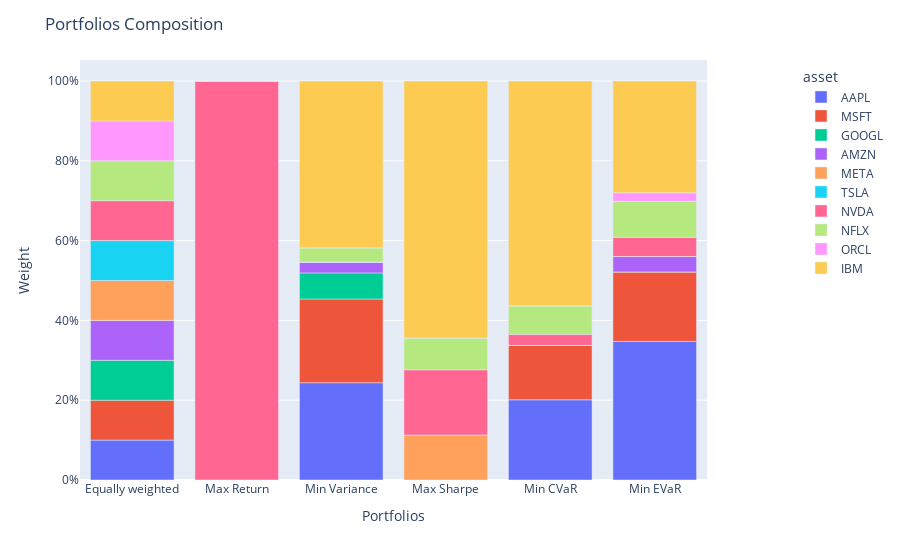

Notebook code for this chart:
### Code cell
population_train = Population([eq_w_train, max_ret_train, min_var_train, max_sharpe_train, min_cvar_train, min_evar_train])
population_test = Population([eq_w_test, max_ret_test, min_var_test, max_sharpe_test, min_cvar_test, min_evar_test])
population_train.plot_composition()

### Figure 1 — Plotly figure (JSON) as saved in the notebook; plotly's stock layout.template omitted (floating-point values rounded to 4 significant figures)
{"data": [{"alignmentgroup": "True", "hovertemplate": "asset=AAPL<br>index=%{x}<br>value=%{y}<extra></extra>", "legendgroup": "AAPL", "marker": {"color": "#636efa", "pattern": {"shape": ""}}, "name": "AAPL", "offsetgroup": "AAPL", "orientation": "v", "showlegend": true, "textposition": "auto", "type": "bar", "x": ["Equally weighted", "Max Return", "Min Variance", "Max Sharpe", "Min CVaR", "Min EVaR"], "xaxis": "x", "y": [0.1, 0, 0.2439, 0, 0.201, 0.3473], "yaxis": "y"}, {"alignmentgroup": "True", "hovertemplate": "asset=MSFT<br>index=%{x}<br>value=%{y}<extra></extra>", "legendgroup": "MSFT", "marker": {"color": "#EF553B", "pattern": {"shape": ""}}, "name": "MSFT", "offsetgroup": "MSFT", "orientation": "v", "showlegend": true, "textposition": "auto", "type": "bar", "x": ["Equally weighted", "Max Return", "Min Variance", "Max Sharpe", "Min CVaR", "Min EVaR"], "xaxis": "x", "y": [0.1, 0, 0.2098, 0, 0.1365, 0.1743], "yaxis": "y"}, {"alignmentgroup": "True", "hovertemplate": "asset=GOOGL<br>index=%{x}<br>value=%{y}<extra></extra>", "legendgroup": "GOOGL", "marker": {"color": "#00cc96", "pattern": {"shape": ""}}, "name": "GOOGL", "offsetgroup": "GOOGL", "orientation": "v", "showlegend": true, "textposition": "auto", "type": "bar", "x": ["Equally weighted", "Max Return", "Min Variance", "Max Sharpe", "Min CVaR", "Min EVaR"], "xaxis": "x", "y": [0.1, 0, 0.06538, 0, 0, 0], "yaxis": "y"}, {"alignmentgroup": "True", "hovertemplate": "asset=AMZN<br>index=%{x}<br>value=%{y}<extra></extra>", "legendgroup": "AMZN", "marker": {"color": "#ab63fa", "pattern": {"shape": ""}}, "name": "AMZN", "offsetgroup": "AMZN", "orientation": "v", "showlegend": true, "textposition": "auto", "type": "bar", "x": ["Equally weighted", "Max Return", "Min Variance", "Max Sharpe", "Min CVaR", "Min EVaR"], "xaxis": "x", "y": [0.1, 0, 0.02733, 0, 0, 0.03853], "yaxis": "y"}, {"alignmentgroup": "True", "hovertemplate": "asset=META<br>index=%{x}<br>value=%{y}<extra></extra>", "legendgroup": "META", "marker": {"color": "#FFA15A", "pattern": {"shape": ""}}, "name": "META", "offsetgroup": "META", "orientation": "v", "showlegend": true, "textposition": "auto", "type": "bar", "x": ["Equally weighted", "Max Return", "Min Variance", "Max Sharpe", "Min CVaR", "Min EVaR"], "xaxis": "x", "y": [0.1, 0, 0, 0.1129, 0, 0], "yaxis": "y"}, {"alignmentgroup": "True", "hovertemplate": "asset=TSLA<br>index=%{x}<br>value=%{y}<extra></extra>", "legendgroup": "TSLA", "marker": {"color": "#19d3f3", "pattern": {"shape": ""}}, "name": "TSLA", "offsetgroup": "TSLA", "orientation": "v", "showlegend": true, "textposition": "auto", "type": "bar", "x": ["Equally weighted", "Max Return", "Min Variance", "Max Sharpe", "Min CVaR", "Min EVaR"], "xaxis": "x", "y": [0.1, 0, 0, 0, 0, 0], "yaxis": "y"}, {"alignmentgroup": "True", "hovertemplate": "asset=NVDA<br>index=%{x}<br>value=%{y}<extra></extra>", "legendgroup": "NVDA", "marker": {"color": "#FF6692", "pattern": {"shape": ""}}, "name": "NVDA", "offsetgroup": "NVDA", "orientation": "v", "showlegend": true, "textposition": "auto", "type": "bar", "x": ["Equally weighted", "Max Return", "Min Variance", "Max Sharpe", "Min CVaR", "Min EVaR"], "xaxis": "x", "y": [0.1, 1.0, 0, 0.1634, 0.0276, 0.04804], "yaxis": "y"}, {"alignmentgroup": "True", "hovertemplate": "asset=NFLX<br>index=%{x}<br>value=%{y}<extra></extra>", "legendgroup": "NFLX", "marker": {"color": "#B6E880", "pattern": {"shape": ""}}, "name": "NFLX", "offsetgroup": "NFLX", "orientation": "v", "showlegend": true, "textposition": "auto", "type": "bar", "x": ["Equally weighted", "Max Return", "Min Variance", "Max Sharpe", "Min CVaR", "Min EVaR"], "xaxis": "x", "y": [0.1, 0, 0.03551, 0.07974, 0.07146, 0.09029], "yaxis": "y"}, {"alignmentgroup": "True", "hovertemplate": "asset=ORCL<br>index=%{x}<br>value=%{y}<extra></extra>", "legendgroup": "ORCL", "marker": {"color": "#FF97FF", "pattern": {"shape": ""}}, "name": "ORCL", "offsetgroup": "ORCL", "orientation": "v", "showlegend": true, "textposition": "auto", "type": "bar", "x": ["Equally weighted", "Max Return", "Min Variance", "Max Sharpe", "Min CVaR", "Min EVaR"], "xaxis": "x", "y": [0.1, 0, 0, 0, 0, 0.02159], "yaxis": "y"}, {"alignmentgroup": "True", "hovertemplate": "asset=IBM<br>index=%{x}<br>value=%{y}<extra></extra>", "legendgroup": "IBM", "marker": {"color": "#FECB52", "pattern": {"shape": ""}}, "name": "IBM", "offsetgroup": "IBM", "orientation": "v", "showlegend": true, "textposition": "auto", "type": "bar", "x": ["Equally weighted", "Max Return", "Min Variance", "Max Sharpe", "Min CVaR", "Min EVaR"], "xaxis": "x", "y": [0.1, 0, 0.4181, 0.644, 0.5634, 0.28], "yaxis": "y"}], "layout": {"barmode": "relative", "legend": {"title": {"text": "asset"}, "tracegroupgap": 0, "x": 1.15, "xanchor": "left", "y": 0.99, "yanchor": "top"}, "margin": {"t": 60}, "title": {"text": "Portfolios Composition"}, "xaxis": {"anchor": "y", "domain": [0, 1], "title": {"text": "Portfolios"}}, "yaxis": {"anchor": "x", "domain": [0, 1], "tickformat": ",.0%", "title": {"text": "Weight"}}}}
